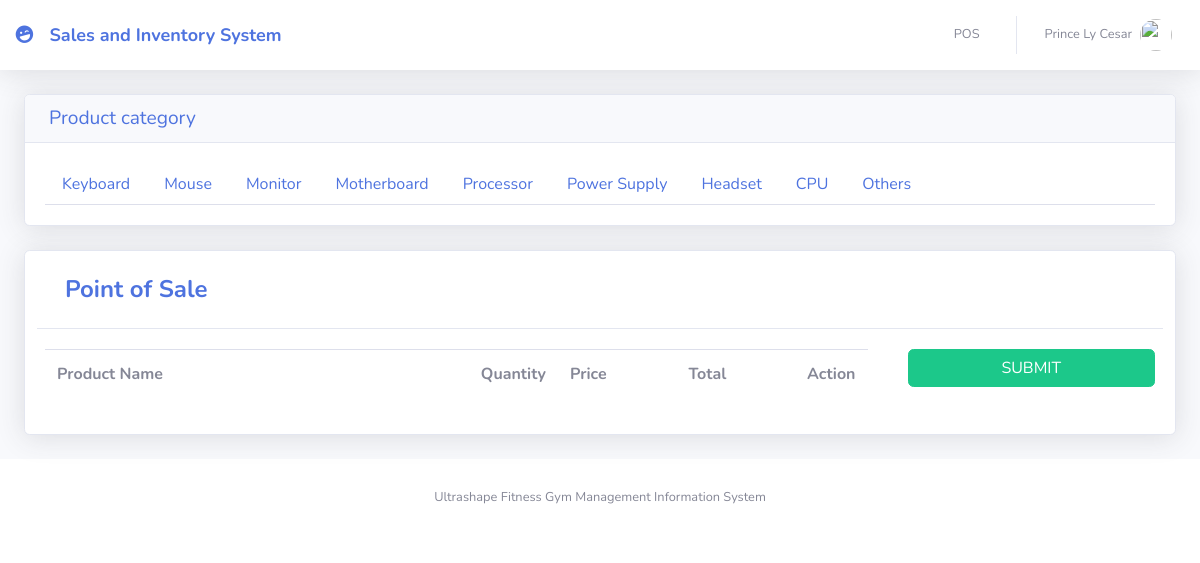
/pages/pos.php (signed in), run on the app's committed database.
### tables this page shows
CREATE TABLE `category` (
  `CATEGORY_ID` INT(11) NOT NULL,
  `CNAME` VARCHAR(50) DEFAULT NULL
);

### pages/pos.php (the view, shortened to what this page needs)
<?php
  include'../includes/connection.php';
  include'../includes/topp.php';
?>
<div class="row">
  <div class="col-lg-12">
    <div class="card shadow mb-0">
      <div class="card-header py-2">
        <h4 class="m-1 text-lg text-primary">Product category</h4>
      </div>
      <div class="card-body">
        <ul class="nav nav-tabs">
        <?php
            $query = "SELECT * FROM category";
            $result = mysqli_query($db, $query) or die (mysqli_error($db));
            while ($row = mysqli_fetch_assoc($result)) {
              $cname = $row["CNAME"];
              $cname_tolower = strtolower($cname);
              echo "<li class='nav-item'>
                    <a class='nav-link' href='#$cname_tolower' data-target='#$cname_tolower' data-toggle='tab'>$cname</a>
                    </li>
              ";
            }
        ?>
        </ul>
      </div>
    </div>
  </div>
</div>
<br/>
  <div class="card shadow mb-4 col-md-12">
    <div class="card-header py-3 bg-white">
      <h4 class="m-2 font-weight-bold text-primary">Point of Sale</h4>
    </div>
    <div class="row">
      <div class="card-body col-md-9">
        <div class="table-responsive">
          <form role="form" method="post" action="pos_transac.php?action=add">
            <table class="table">
              <tr>
                <th width="55%">Product Name</th>
                <th width="10%">Quantity</th>
                <th width="15%">Price</th>
                <th width="15%">Total</th>
                <th width="5%">Action</th>
              </tr>
            </table>
          </div>
        </div>
<div class="card-body col-md-3">
<button type="button" class="btn btn-block btn-success" data-toggle="modal" data-target="#posMODAL">SUBMIT</button>
</div>
</div>
</div>
<?php
include '../includes/footer.php';
?>

### data on the page
category: CNAME "Keyboard"
category: CNAME "Mouse"
category: CNAME "Monitor"
category: CNAME "Motherboard"
category: CNAME "Processor"
category: CNAME "Power Supply"
category: CNAME "Headset"
category: CNAME "CPU"
category: CNAME "Others"

### other printed values
$_SESSION['FIRST_NAME'] "Prince Ly"
$_SESSION['LAST_NAME'] "Cesar"
